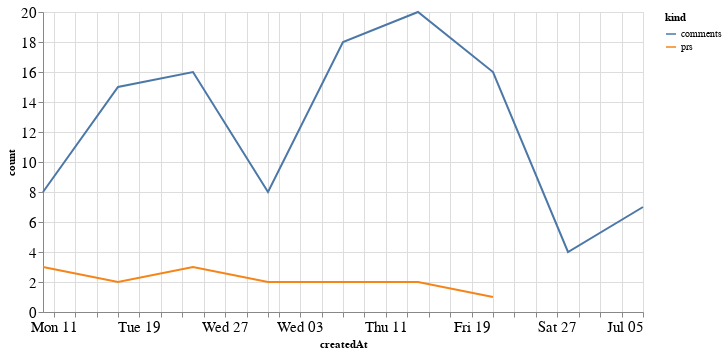

This figure's notebook cell:
### Code cell
alt.Chart(total_time, width=600).mark_line().encode(
    x='createdAt',
    y='count',
    color='kind'
)

### Figure 1 — Vega-Lite specification as saved in the notebook (floating-point values rounded to 4 significant figures)
{"config": {"axisLeft": {"labelFontSize": 15}, "axisBottom": {"labelFontSize": 15}}, "data": {"name": "data-48f01d782055c557e6c4e13c7bcaa4c4"}, "mark": "line", "encoding": {"color": {"type": "nominal", "field": "kind"}, "x": {"type": "temporal", "field": "createdAt"}, "y": {"type": "quantitative", "field": "count"}}, "width": 600, "$schema": "https://vega.github.io/schema/vega-lite/v4.8.1.json", "datasets": {"data-48f01d782055c557e6c4e13c7bcaa4c4": [{"createdAt": "2020-05-10T00:00:00", "kind": "prs", "count": 3.0}, {"createdAt": "2020-05-17T00:00:00", "kind": "prs", "count": 2.0}, {"createdAt": "2020-05-24T00:00:00", "kind": "prs", "count": 3.0}, {"createdAt": "2020-05-31T00:00:00", "kind": "prs", "count": 2.0}, {"createdAt": "2020-06-07T00:00:00", "kind": "prs", "count": 2.0}, {"createdAt": "2020-06-14T00:00:00", "kind": "prs", "count": 2.0}, {"createdAt": "2020-06-21T00:00:00", "kind": "prs", "count": 1.0}, {"createdAt": "2020-06-28T00:00:00", "kind": "prs", "count": null}, {"createdAt": "2020-07-05T00:00:00", "kind": "prs", "count": null}, {"createdAt": "2020-05-10T00:00:00", "kind": "comments", "count": 8.0}, {"createdAt": "2020-05-17T00:00:00", "kind": "comments", "count": 15.0}, {"createdAt": "2020-05-24T00:00:00", "kind": "comments", "count": 16.0}, {"createdAt": "2020-05-31T00:00:00", "kind": "comments", "count": 8.0}, {"createdAt": "2020-06-07T00:00:00", "kind": "comments", "count": 18.0}, {"createdAt": "2020-06-14T00:00:00", "kind": "comments", "count": 20.0}, {"createdAt": "2020-06-21T00:00:00", "kind": "comments", "count": 16.0}, {"createdAt": "2020-06-28T00:00:00", "kind": "comments", "count": 4.0}, {"createdAt": "2020-07-05T00:00:00", "kind": "comments", "count": 7.0}]}}
